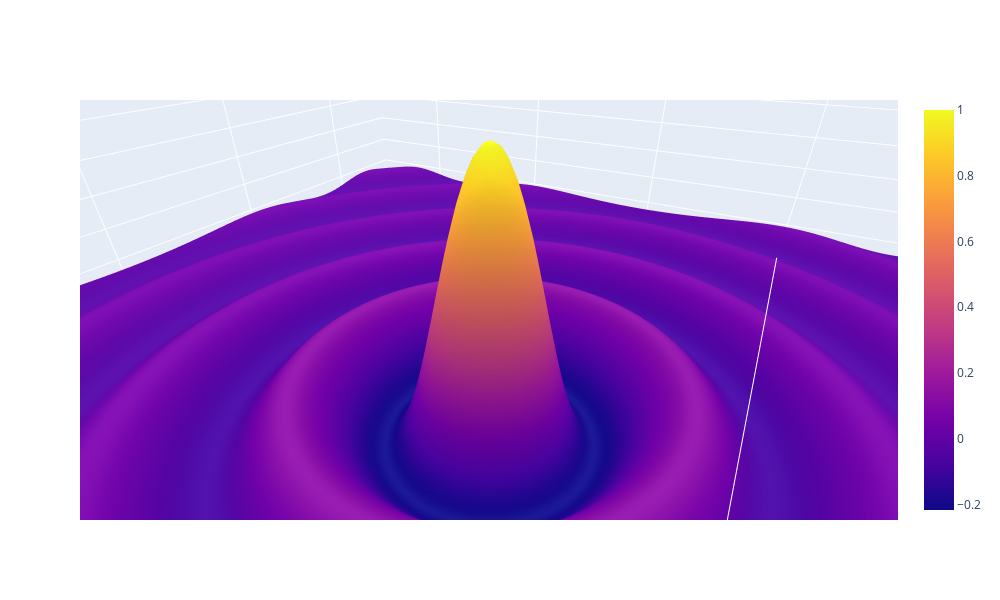

This figure's notebook cell:
### Markdown cell above
### Implementacja w Plotly

Wykresy są bardzo ładne, ale tą paczkę trzeba zainstalować osobno wpisując polecenie: 
```python
!pip install plotly
```

### Code cell
import plotly.graph_objects as go

fig = go.Figure(data=[go.Surface(x=xs, y=ys, z=zs)])

fig.update_layout(width=1000, height=600, scene_aspectmode='manual',
                  scene_aspectratio=dict(x=4, y=4, z=1))

### Figure 1 — Plotly figure (JSON) as saved in the notebook; plotly's stock layout.template omitted (floating-point values rounded to 4 significant figures; data arrays with more than 128 entries replaced by an {"elided": "..."} marker saying what was removed)
{"data": [{"type": "surface", "x": {"elided": "200x200 float values"}, "y": {"elided": "200x200 float values"}, "z": {"elided": "200x200 float values"}}], "layout": {"height": 600, "scene": {"aspectmode": "manual", "aspectratio": {"x": 4, "y": 4, "z": 1}, "camera": {"center": {"x": 0, "y": 0, "z": 0}, "eye": {"x": 1.073, "y": 0.5878, "z": 0.7478}, "projection": {"type": "perspective"}, "up": {"x": 0, "y": 0, "z": 1}}}, "width": 1000}}
